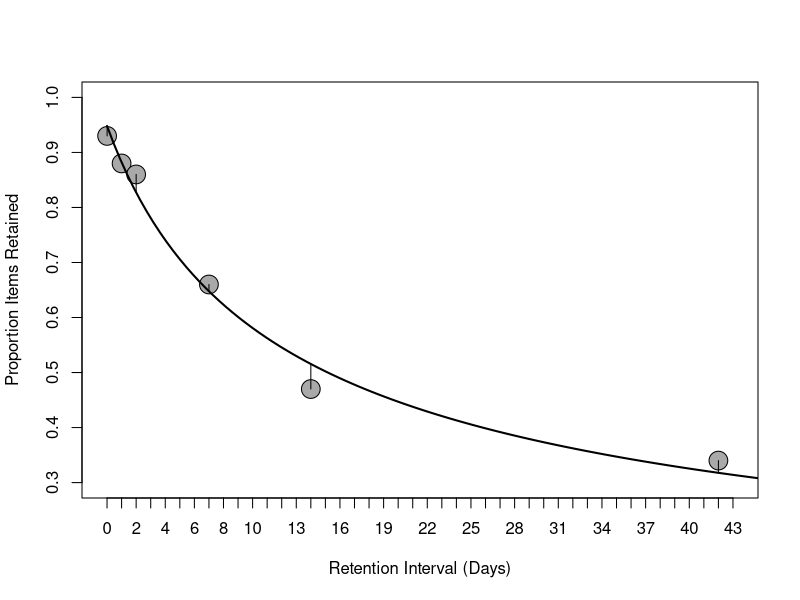

Write the R code that produced this figure. (Note: this script raises an error after producing the figure.)
rm(list = ls())
library(data.table); library(ggplot2)

## discrepancy for power forgetting function
fx <- function(x, parameter) {
    a <- parameter[1]
    b <- parameter[2]
    c <- parameter[3]
    a * (b * x + 1)^(-c)
}

powdiscrep <- function(parms, rec, ri) {
    if (any(parms < 0) || any(parms > 1)) return(1e6)
    
    pow_pred <- parms["a"] * (parms["b"]*ri + 1)^(-parms["c"])
    msd <- sum((pow_pred - rec)^2) / length(ri)
    return(sqrt(msd))
}

## Carpenter et al's data (2008) Experiment 1
## Carpenter, S. K., Pashler, H., Wixter, J. T., and Vul, E. (2008). The effects
## of tests on learning and forgetting. Memory & Cognition, 36, 438-448.
rec <- c(.93, .88, .86, .66, .47, .34)
ri <- c(.005, 1, 2, 7, 14, 42)



## Find the best fitting parameter ---------------------------------------------
## initialize starting values
sparms <- c(1, .05, .7)
names(sparms) <- c("a", "b", "c")

## obtain best-fitting estimates
pout <- optim(sparms, powdiscrep, rec = rec, ri = ri)
pout$par
##         a         b         c 
## 0.9481106 0.1322038 0.5815314


x <- seq(0, 45, length.out = 100)
y <- fx(x, pout$par)
y_pred <- pout$par["a"] * (pout$par["b"]*ri + 1)^(-pout$par["c"])
## Figure 3.1
plot(ri, rec, cex = 2.5, pch = 21, bg = "dark grey",
     xlab = "Retention Interval (Days)", ylab = "Proportion Items Retained",
     xaxt = "n", xlim = c(0, 43), ylim = c(.3, 1))
lines(x, y, lwd = 2)
segments(x0 = ri, y0 = rec, x1 = ri, y1 = y_pred, lwd = 1)
axis(1, at = c(0:43))


pow_pred <- pout$par["a"] * (pout$par["b"]*c(0:max(ri)) + 1)^(-pout$par["c"])

## plot data and best-fitting predictions
x11()
par(cex.axis = 1.2, cex.lab = 1.4)
par(mar =(c(5, 5, 3, 2) + .1), las = 1)
plot(ri, rec,
     xlab = "Retention Interval (Days)",
     ylab = "Proportion Items Retained",
     ylim = c(.3, 1), xlim = c(0, 43), xaxt = "n", type = "n")
lines(c(0:max(ri)), pow_pred, lwd = 2)
points(ri, rec, pch = 21, bg = "dark grey", cex = 2)


dev <- pow_pred[ri+1]; dev
for(x in c(1:length(ri))) {
    lines(c(ri[x], ri[x]), c(dev[x], rec[x]), lwd = 1)
}
axis(1, at = c(0:43))

## listing 3.4 -------------------------------------------
## perform bootstrapping analysis
## Carpenter et al's Experiment 1 recruited 55 participants.
ns <- 55
## number of bootstrapping resampling 
nbs <- 1e3

## Each row stores one bootstrapping outcome
bsparms <- matrix(NA, nbs, length(sparms))
bspow_pred <- pout$par["a"] * (pout$par["b"]*ri + 1)^(-pout$par["c"])

i <- 1
for(i in seq_len(nbs)) {
    ## At each retention interval, vapply conducted one Monte Carlo simulation
    ## (ie resampling). The randomness is governed by rbinom
    recsynth <- vapply(bspow_pred, FUN = function(x) mean(rbinom(ns, 1, x)), numeric(1))

    ## tmp <- vapply(bspow_pred, FUN = function(x) print(x), numeric(1))

    ## bspow_pred
    ## rbinom(ns, 1, bspow_pred[1])
    ## rbinom(ns, 1, bspow_pred[2])
    ## recsynth
    ## rbinom(n, size, prob)
    ## optim used the simulated data to conduct one parameter estimation
    
    bsparms[i, ] <- unlist(optim(pout$par, powdiscrep, rec = recsynth, ri = ri)$par)
}


## recsynth:    resampled prediction
## bspow_pred:  point estimated prediction
## rec:         empirical data


## function to plot a histogram
histoplot <- function(x, l4x) {
    hist(x, xlab = l4x, main = "", xlim = c(0, 1), cex.lab = 1.5, cex.axis = 1.5)
    lq <- quantile(x, .025)
    uq <- quantile(x, .975)
    abline(v = lq, lty = "dashed", lwd = 2)
    abline(v = uq, lty = "dashed", lwd = 2)
    return(c(lq, uq))
}

x11(5,2)
par(mfcol = c(1,3), las = 1)
for(i in 1:dim(bsparms)[2]) {
    print(histoplot(bsparms[,i], names(sparms)[i]))
}
dim(bsparms)


d <- data.table(x = c(bsparms[,1], bsparms[,2], bsparms[,3]), 
                y = rep(c('a', 'b', 'c'), each = nbs))
qtl <- apply(bsparms, 2, quantile, c(.025, .975))

dv0 <- data.table(x = c(qtl[,1], qtl[,2], qtl[,3]),
                        y = c('a', 'a', 'b', 'b', 'c', 'c'))

dv1 <- data.table(x = c(pout$par[1],
                        pout$par[2],
                        pout$par[3]),
                 y = c('a', 'b', 'c'))
dv0

p0 <- ggplot() +
    geom_histogram(data = d, aes(x = x)) +
    geom_vline(data = dv0, aes(xintercept = x), linetype = 'dotted') +
    geom_vline(data = dv1, aes(xintercept = x), linetype = 'dashed', colour = "blue") +
    facet_grid(.~y, scales = 'free_x') +
    theme_minimal(base_size = 18) 
p0
